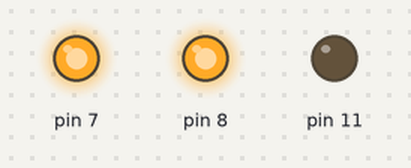
The sketch below on a simulated Arduino Uno, built with avr-gcc and run on an emulated ATmega328P. Parts: output pins drawn as LEDs (lit = HIGH). Pins used as bus, display or sensor lines are not drawn.

Above: at 0.05 s.
At 0.4 s:
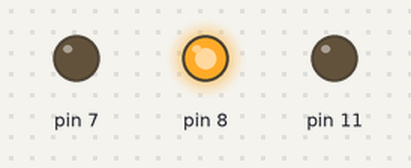
At 39.9 s:
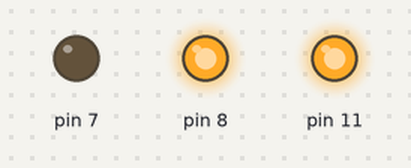
Timing chart, 0 to 40.0 s (numbered marks = the images above):
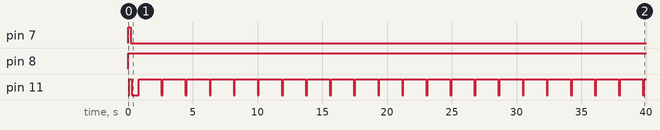

The sketch:

RelayISOx16.ino
```cpp
#include <Wire.h>
#include <SPI.h>

#include <Gadgeteering.h>

#include <Mainboards/FEZMedusaMini.h>
#include <Modules/RelayISOx16.h>

using namespace gadgeteering;
using namespace gadgeteering::mainboards;
using namespace gadgeteering::modules;

void loop()
{

}

void setup()
{
	Serial.begin(9600);

	fez_medusa_mini board;
	relay_iso_x16 relays(1);

	unsigned int index = 0;

	relays.enable_output();

	relays.enable_all_relays();
	system::sleep(500);
	relays.disable_all_relays();

	while (true)
	{
		relays.enable_relays((1 << index));
		system::sleep(100);
		relays.disable_relays((1 << index));

		if (++index >= 16)
			index = 0;
	}

	return;
}
```

Measured:
- by itself, pin 7: LOW → HIGH at 0.00 s, → LOW 0.21 s later
- by itself, pin 8: LOW → HIGH at 0.00 s
- by itself, pin 11: goes HIGH 0.21 s, LOW 0.51 s, 21 × (HIGH 1.8 s, LOW 0.10 s), then HIGH
